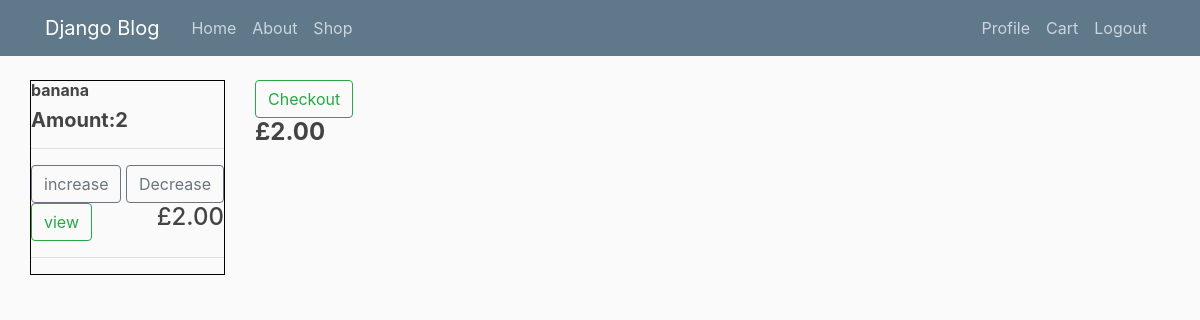
The app's page /store/cart (signed in), older data.
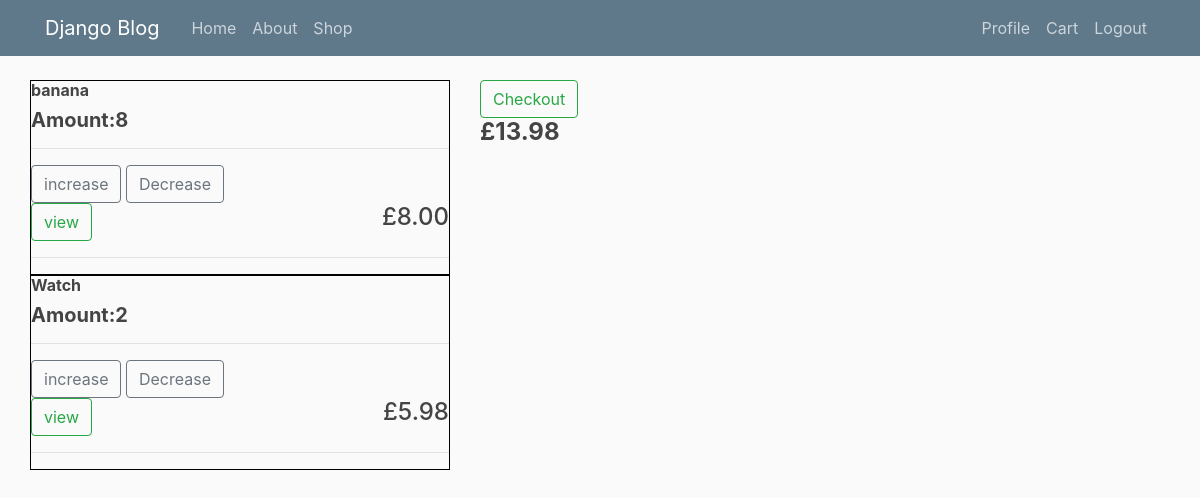
The same page, newer data.
### registration/models.py (models this page shows, shortened)
class OrderItem(models.Model):
    product = models.ForeignKey(Product, on_delete=models.SET_NULL, blank=True, null=True)
    order = models.ForeignKey(Order, on_delete=models.SET_NULL, blank=True, null=True)
    quantity = models.IntegerField(default=0, null=True, blank=True)
    date_added = models.DateTimeField(auto_now_add=True)
    order_transactionref = models.CharField(max_length=100, blank=True, unique=True, default=uuid.uuid4)
    @property
    def get_total(self):
        total = self.product.price * self.quantity
        return total

class Product(models.Model):
    name = models.CharField(max_length=250, null=True)
    price = models.FloatField()
    image = models.ImageField(default='default.jpg', upload_to='profile_pics')

class Order(models.Model):
    Profile = models.ForeignKey(Profile, on_delete=models.SET_NULL, blank=True, null=True)
    date_ordered = models.DateTimeField(auto_now_add=True)
    complete = models.BooleanField(default=False, null=True,blank=False)
    eyw_transactionref = models.CharField(max_length=100, blank=True, unique=True, default=uuid.uuid4)
    @property
    def get_cart_total(self):
        orderitems = self.orderitem_set.all()
        total = sum([item.get_total for item in orderitems])
        return total

### registration/views.py (the view)
# urls.py: path('store/cart', user_views.cart, name='cart'),
def cart(request):
    print("cart")
    if request.user.is_authenticated:
        customer = request.user.profile
        order, created = Order.objects.get_or_create(Profile=customer, complete=False)
        items = order.orderitem_set.all()
    else:
        order = {'get_cart_total': 0, }
        items = []
    context = {'items':items,'title': 'Cart','order': order}
    return render(request, 'users/cart.html', context)

### registration/templates/users/cart.html (shortened to what this page needs)
{% extends "blog/base.html" %}
{% block content %}
    <div class="row">
        {% for item in items %}
            <div class="col-lg-12">
                <div class="box-element">
                    <div class="solid">
                        <h6><strong>{{item.product.name}}</strong></h6>
                        <h5><strong>Amount:{{item.quantity}}</strong></h5>
                        <hr>
                        <div class="quantity">
                            <button data-product= {{item.product.id}} data-action="add" class="btn btn-outline-secondary add-btn update-cart">increase</button>
                            <button data-product= {{item.product.id}} data-action="remove" class="btn btn-outline-secondary remove-btn update-cart">Decrease</button>
                        </div>
                        <a class="btn btn-outline-success" href="#">view</a>
                        <h4 style="display: inline-block;float: right">£{{item.get_total|floatformat:2}}</h4>
                        <hr>
                    </div>
                </div>
            </div>
        {% endfor %}
    </div>
    <div class="col">
        <div class="box-element">
            <div class="col-lg-12">
                <a class="btn btn-outline-success" href="{% url 'checkout' %}">Checkout</a>
                <h4><strong>£{{order.get_cart_total|floatformat:2}}</strong></h4>
            </div>
        </div>
    </div>
{% endblock content %}

Row changes from the older to the newer data that the page shows:
changed OrderItem "banana": quantity "2" → "8"; get_total "2.00" → "8.00"
added OrderItem: product.name "Watch", quantity "2", get_total "5.98"
changed through a linked row, Order: get_cart_total "2.00" → "13.98"
